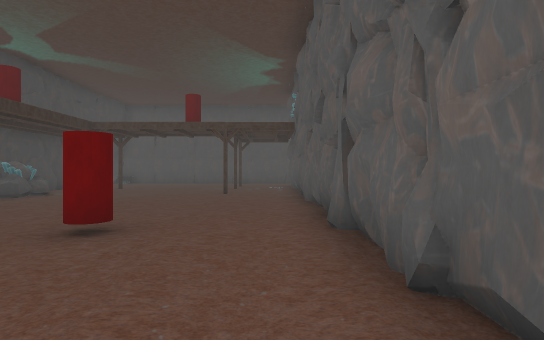
View 1 (above)

16 first-person views from a walk through a Unity game level. The camera is 1.3 m above the floor, looks level and sees 80° across. The floor is counted in squares, 2 m on a side. Each view is taken from the middle of a square. On the plan, view 1 faces up. The plan holds only what a view shows up to about 10 squares ahead; the rest is blank. The place goes on beyond the plan. Some surface patterns are stand-ins.

View 2
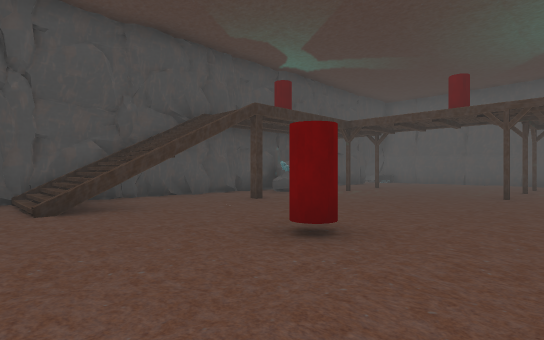

View 3
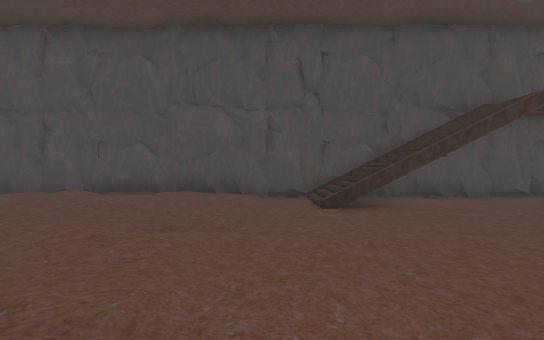

View 4
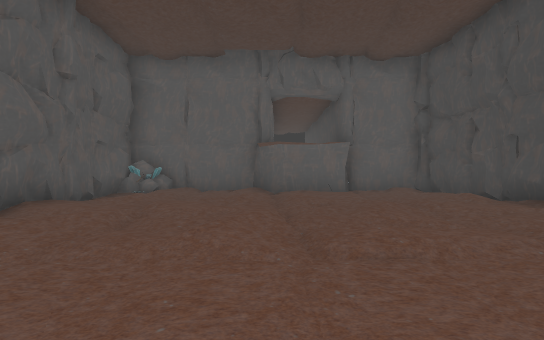

View 5
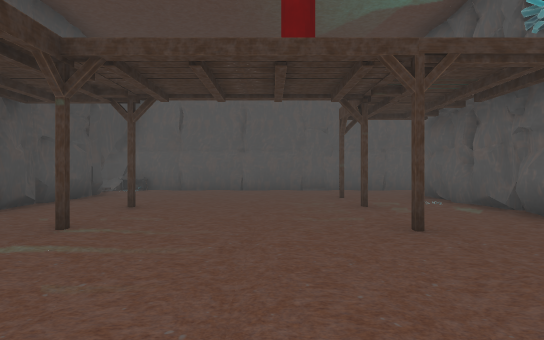

View 6
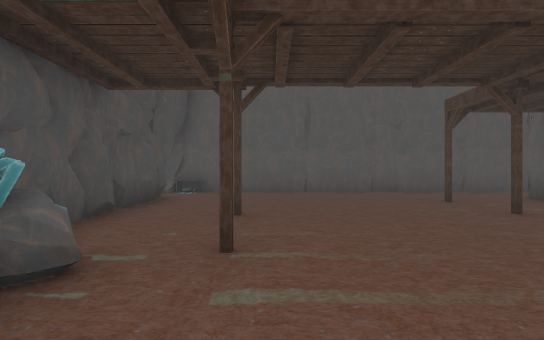

View 7
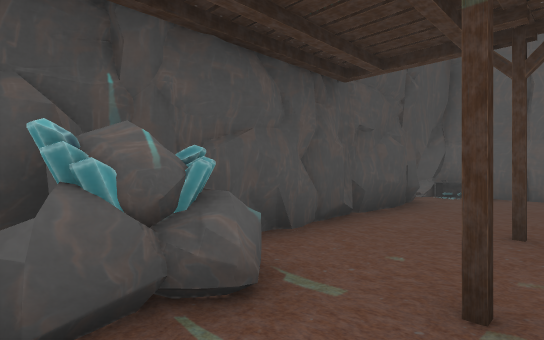

View 8
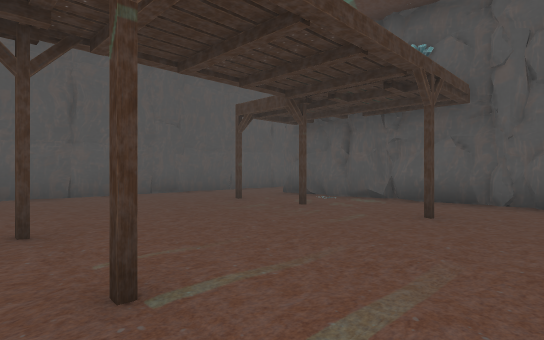

View 9
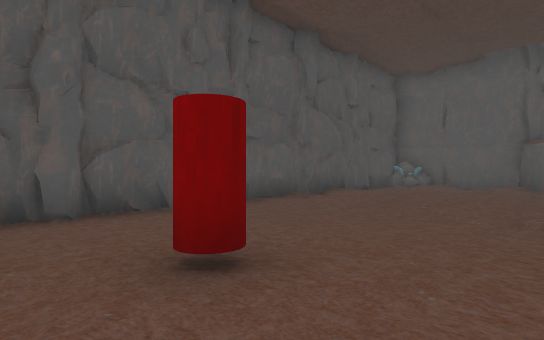

View 10
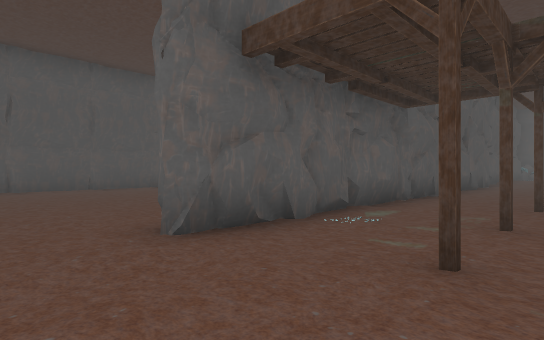

View 11
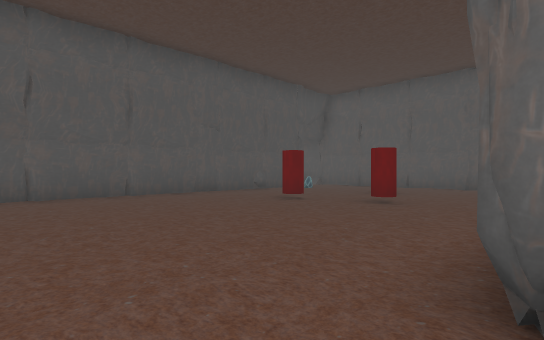

View 12
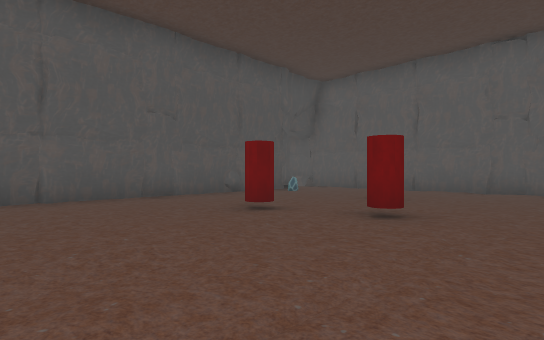

View 13
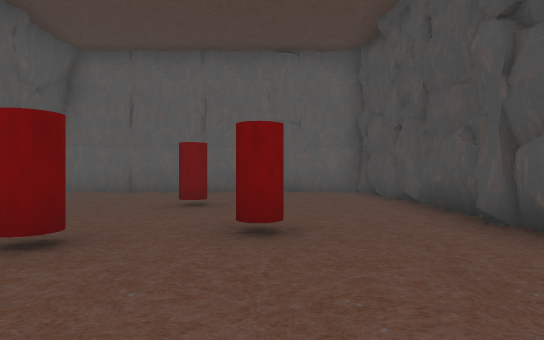

View 14
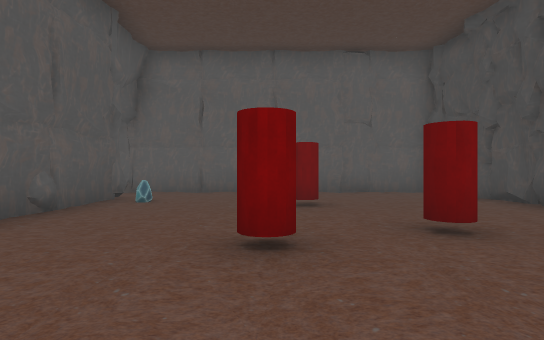

View 15
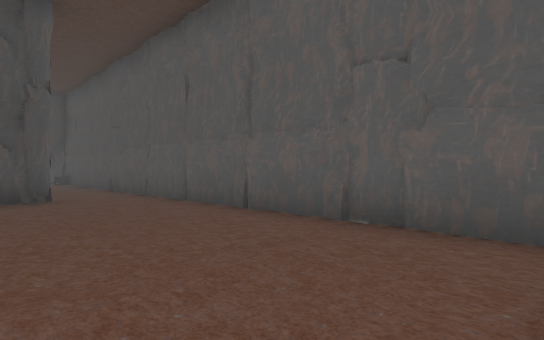

View 16
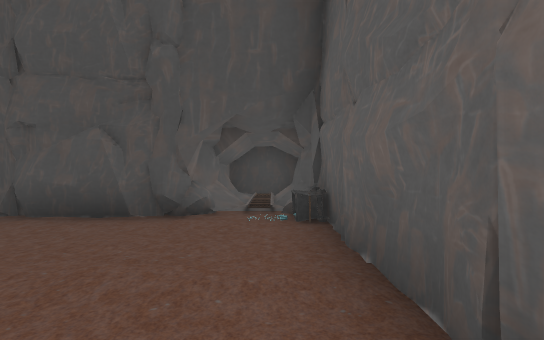

### Floor plan
Key: @ floor where view 1 was taken; # wall or solid block; . main floor; : floor 0.25 m higher than the main floor; - floor 0.25 m lower than the main floor; / step, stairs or slope; O other object.
Columns run from 10 left of view 1 to 10 right of it. Each row starts with its distance up from view 1.
 17  ###################
 16 ##OO................
 15 ##O...........-.-.-.#
 14   O......O.#........#
 13   #........#..-.-.-.#
 12   #.#....O.#........#
 11   #........#..-.-.-.#
 10   #O.O...#.#....#...#
  9   #OO......#..#.-.-.#
  8   #O.......#........O
  7   #........#..-.#.-.#
  6   #..#.....#.......OO
  5   #........#..-.-.-..
  4   O/ ...#..#........#
  3   #//......##########
  2   #//......#
  1   #........#
  0   #/..:///@#
 -1   O///////.#
 -2   #/://////#
 -3   #////////#
 -4   #/////// #
 -5   #//////.O#
 -6   O:/###/OOO
 -7   OO## ####OO

Positions as (right, up) in squares from view 1, and headings:
1: (0, 0), facing up
2: (0, 1), facing up-left
3: (0, 1), facing left
4: (-3, 3), facing down
5: (-3, 6), facing up
6: (-5, 7), facing up
7: (-5, 8), facing up-left
8: (-6, 8), facing up-right
9: (-4, 5), facing down-right
10: (-2, 16), facing down-right
11: (1, 16), facing down-right
12: (2, 14), facing down-right
13: (4, 13), facing down
14: (6, 13), facing down
15: (9, 13), facing up-left
16: (-3, 16), facing left
